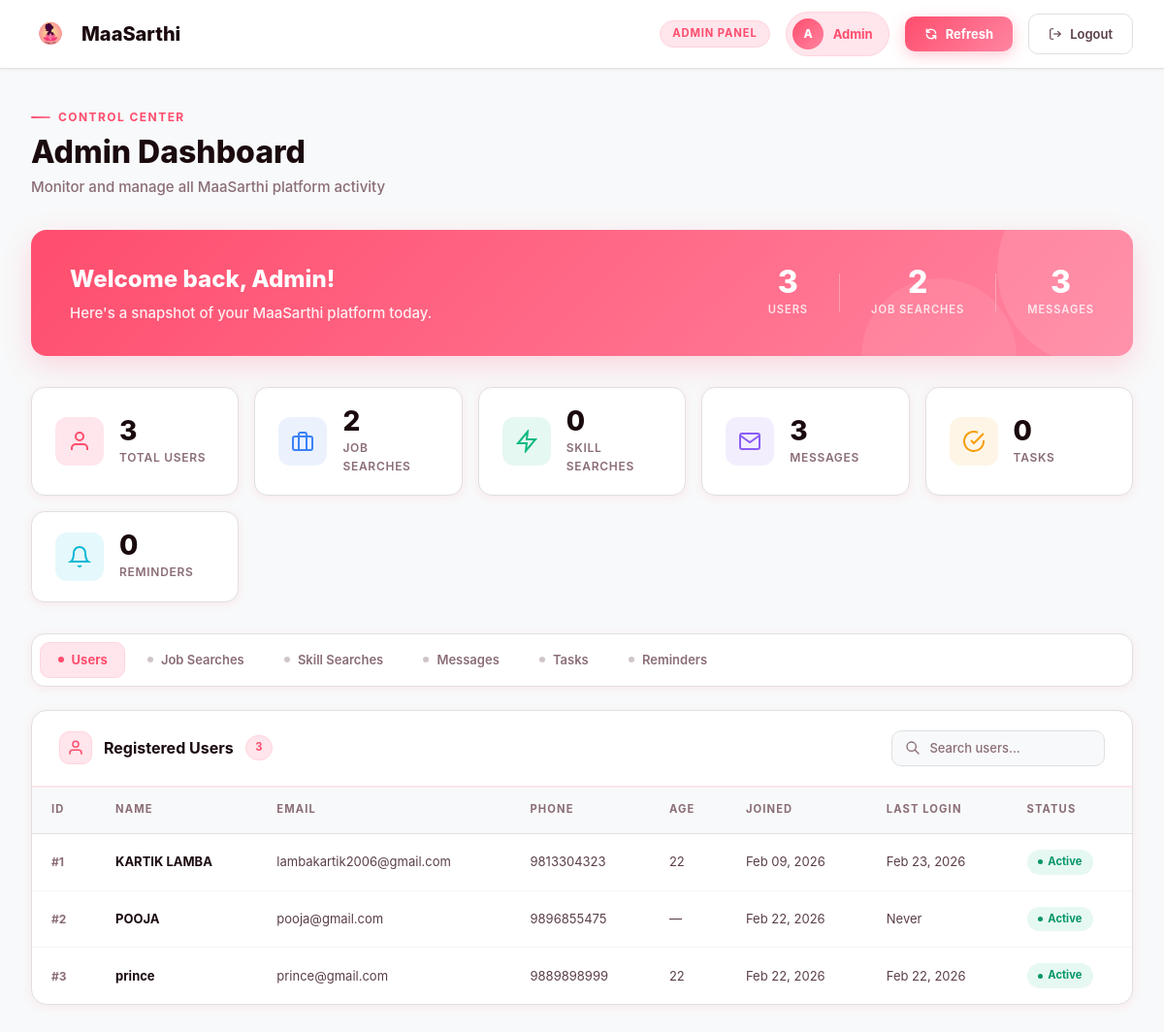
Page /admin (signed in) on the earlier database version.
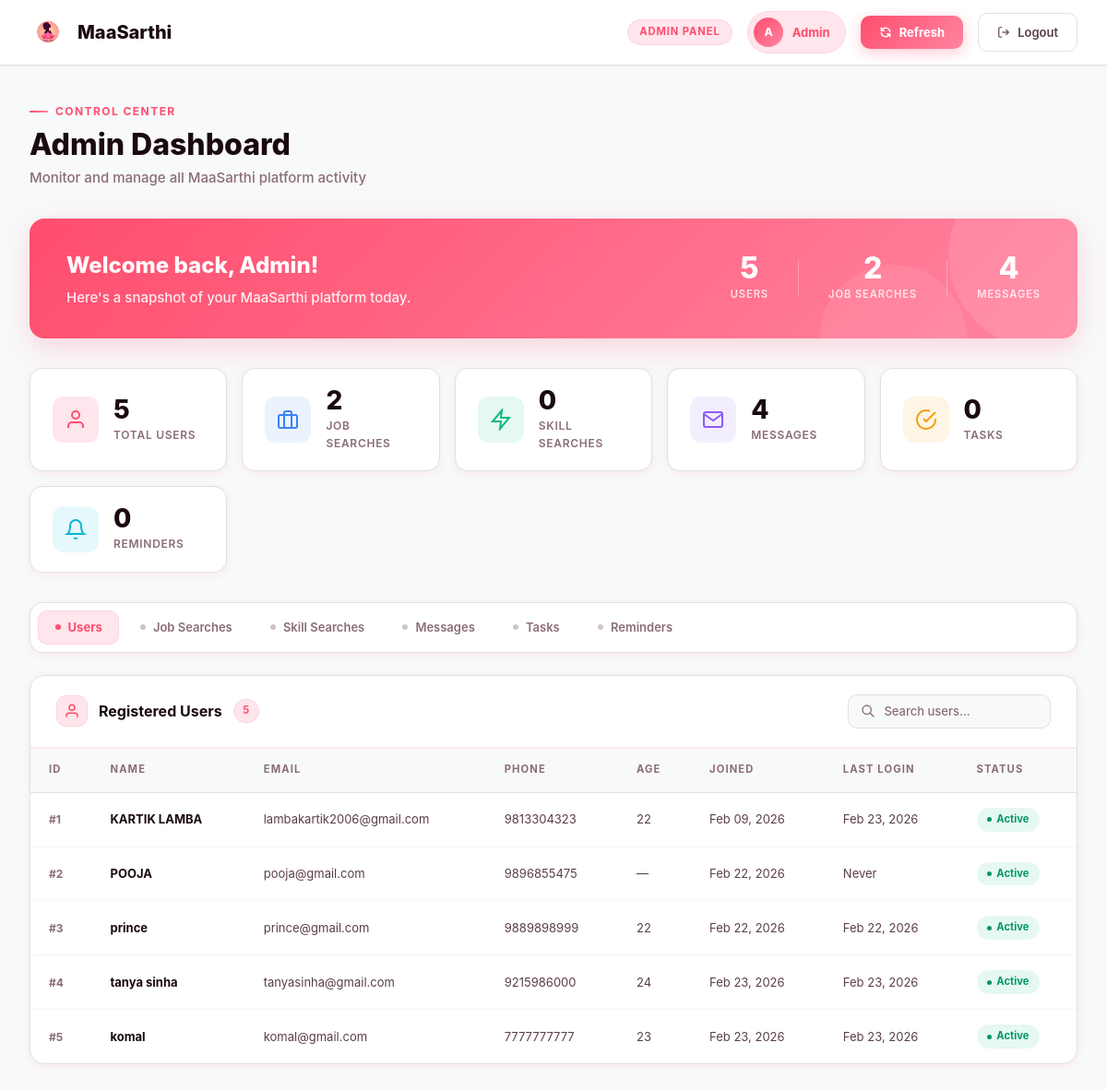
Same page on the later database version.
### app.py (models this page shows, shortened)
class User(db.Model):
    __tablename__ = 'users'
    id = db.Column(db.Integer, primary_key=True, autoincrement=True)
    name = db.Column(db.String(100), nullable=False)
    email = db.Column(db.String(254), unique=True, nullable=False, index=True)
    phone = db.Column(db.String(15), nullable=False)
    password_hash = db.Column(db.String(64), nullable=False)
    salt = db.Column(db.String(64), nullable=False)
    created_at = db.Column(db.DateTime, default=datetime.now)
    last_login = db.Column(db.DateTime, nullable=True)
    is_active = db.Column(db.Boolean, default=True)
    is_verified = db.Column(db.Boolean, default=False)
    tasks = db.relationship('Task', backref='user', lazy=True, cascade='all, delete-orphan')
    reminders = db.relationship('Reminder', backref='user', lazy=True, cascade='all, delete-orphan')

class UserProfile(db.Model):
    __tablename__ = 'user_profiles'
    id = db.Column(db.Integer, primary_key=True, autoincrement=True)
    user_id = db.Column(db.Integer, db.ForeignKey('users.id'), nullable=False, unique=True)
    age = db.Column(db.Integer, nullable=True)
    education = db.Column(db.String(100), nullable=True)
    location = db.Column(db.String(200), nullable=True)
    city_type = db.Column(db.String(50), nullable=True)  # Urban, Semi-Urban, Rural
    preferred_domain = db.Column(db.String(100), nullable=True)
    primary_skill = db.Column(db.String(100), nullable=True)
    work_mode_preference = db.Column(db.String(100), nullable=True)
    available_hours = db.Column(db.Integer, nullable=True)
    number_of_kids = db.Column(db.Integer, nullable=True)
    language_preference = db.Column(db.String(50), nullable=True)
    device_type = db.Column(db.String(50), nullable=True)
    bio = db.Column(db.Text, nullable=True)
    profile_completed = db.Column(db.Boolean, default=False)
    updated_at = db.Column(db.DateTime, default=datetime.now, onupdate=datetime.now)

### app.py (the view)
@app.route('/admin')
def admin_dashboard():
    if not session.get('is_admin'):
        flash('Please login as admin to access the dashboard.', 'error')
        return redirect(url_for('admin_login'))
    users = User.query.all()
    user_profiles = UserProfile.query.all()
    job_searches = JobSearchHistory.query.order_by(JobSearchHistory.created_at.desc()).all()
    skill_searches = SkillSearchHistory.query.order_by(SkillSearchHistory.created_at.desc()).all()
    contact_messages = ContactMessage.query.order_by(ContactMessage.created_at.desc()).all()
    tasks = Task.query.order_by(Task.created_at.desc()).all()
    reminders = Reminder.query.order_by(Reminder.created_at.desc()).all()
    profiles_dict = {p.user_id: p for p in user_profiles}
    stats = {
        'users': len(users),
        'job_searches': len(job_searches),
        'skill_searches': len(skill_searches),
        'messages': len(contact_messages),
        'tasks': len(tasks),
        'reminders': len(reminders)
    }
    return render_template('admin.html',
        users=users,
        profiles_dict=profiles_dict,
        job_searches=job_searches,
        skill_searches=skill_searches,
        contact_messages=contact_messages,
        tasks=tasks,
        reminders=reminders,
        stats=stats
    )

### app.py (called while the page is built)
@app.after_request
def add_security_headers(response):
    response.headers['X-Frame-Options'] = 'SAMEORIGIN'
    response.headers['X-Content-Type-Options'] = 'nosniff'
    response.headers['X-XSS-Protection'] = '1; mode=block'
    response.headers['Referrer-Policy'] = 'strict-origin-when-cross-origin'
    if request.endpoint in ['login', 'signup', 'dashboard']:
        response.headers['Cache-Control'] = 'no-store, no-cache, must-revalidate, max-age=0'
        response.headers['Pragma'] = 'no-cache'
        response.headers['Expires'] = '0'
    return response

@app.before_request
def check_session_validity():
    public_routes = ['login', 'signup', 'index', 'home', 'static', 'contact', 'set_language']
    if request.endpoint in public_routes:
        return
    if 'login_time' in session:
        login_time = datetime.fromisoformat(session['login_time'])
        if datetime.now() - login_time > timedelta(hours=24):
            session.clear()
            return redirect('/login?error=Session+expired.+Please+login+again.')

### templates/admin.html (shortened to what this page needs)
<!DOCTYPE html>
<html lang="en">
<head>
</head>
<body>
<nav class="navbar">
    <div class="nav-inner">
        <a href="/" class="nav-brand">
            <img src="{{ url_for('static', filename='Images/logo.png') }}" alt="MaaSarthi Logo">
            <span>MaaSarthi</span>
        </a>
        <div class="nav-right">
            <span class="nav-badge">Admin Panel</span>
            <div class="nav-admin-pill">
                <div class="admin-avatar">A</div>
                <span class="admin-label">Admin</span>
            </div>
            <button class="btn-refresh" onclick="location.reload()">
                <svg width="14" height="14" viewBox="0 0 24 24" fill="none" stroke="currentColor" stroke-width="2.5">
                    <path stroke-linecap="round" stroke-linejoin="round" d="M4 4v5h.582m15.356 2A8.001 8.001 0 004.582 9m0 0H9m11 11v-5h-.581m0 0a8.003 8.003 0 01-15.357-2m15.357 2H15"/>
                </svg>
                Refresh
            </button>
            <a href="{{ url_for('admin_logout') }}" class="btn-logout">
                <svg width="14" height="14" viewBox="0 0 24 24" fill="none" stroke="currentColor" stroke-width="2">
                    <path d="M9 21H5a2 2 0 01-2-2V5a2 2 0 012-2h4"/>
                    <polyline points="16 17 21 12 16 7"/>
                    <line x1="21" y1="12" x2="9" y2="12"/>
                </svg>
                Logout
            </a>
        </div>
    </div>
</nav>
<div class="main">
    <div class="page-header">
        <div class="page-eyebrow">Control Center</div>
        <h1 class="page-title">Admin Dashboard</h1>
        <p class="page-sub">Monitor and manage all MaaSarthi platform activity</p>
    </div>
    <div class="welcome-banner">
        <div class="banner-text">
            <h2>Welcome back, Admin!</h2>
            <p>Here's a snapshot of your MaaSarthi platform today.</p>
        </div>
        <div class="banner-stats">
            <div class="banner-stat">
                <div class="banner-stat-val" id="bstat-users">{{ stats.users if stats else 0 }}</div>
                <div class="banner-stat-lbl">Users</div>
            </div>
            <div class="banner-stat">
                <div class="banner-stat-val" id="bstat-jobs">{{ stats.job_searches if stats else 0 }}</div>
                <div class="banner-stat-lbl">Job Searches</div>
            </div>
            <div class="banner-stat">
                <div class="banner-stat-val" id="bstat-msgs">{{ stats.messages if stats else 0 }}</div>
                <div class="banner-stat-lbl">Messages</div>
            </div>
        </div>
    </div>
    <div class="stats-grid">
        <div class="stat-card">
            <div class="stat-icon-wrap si-pink">
                <svg width="24" height="24" viewBox="0 0 24 24" fill="none" stroke="var(--primary-pink)" stroke-width="2">
                    <path d="M20 21v-2a4 4 0 00-4-4H8a4 4 0 00-4 4v2"/>
                    <circle cx="12" cy="7" r="4"/>
                </svg>
            </div>
            <div class="stat-info">
                <div class="stat-val" id="sc-users">{{ stats.users if stats else 0 }}</div>
                <div class="stat-lbl">Total Users</div>
            </div>
        </div>
        <div class="stat-card">
            <div class="stat-icon-wrap si-blue">
                <svg width="24" height="24" viewBox="0 0 24 24" fill="none" stroke="var(--blue)" stroke-width="2">
                    <rect x="2" y="7" width="20" height="14" rx="2" ry="2"/>
                    <path d="M16 21V5a2 2 0 00-2-2h-4a2 2 0 00-2 2v16"/>
                </svg>
            </div>
            <div class="stat-info">
                <div class="stat-val" id="sc-jobs">{{ stats.job_searches if stats else 0 }}</div>
                <div class="stat-lbl">Job Searches</div>
            </div>
        </div>
        <div class="stat-card">
            <div class="stat-icon-wrap si-green">
                <svg width="24" height="24" viewBox="0 0 24 24" fill="none" stroke="var(--green)" stroke-width="2">
                    <polygon points="13 2 3 14 12 14 11 22 21 10 12 10 13 2"/>
                </svg>
            </div>
            <div class="stat-info">
                <div class="stat-val" id="sc-skills">{{ stats.skill_searches if stats else 0 }}</div>
                <div class="stat-lbl">Skill Searches</div>
            </div>
        </div>
        <div class="stat-card">
            <div class="stat-icon-wrap si-purple">
                <svg width="24" height="24" viewBox="0 0 24 24" fill="none" stroke="var(--purple)" stroke-width="2">
                    <path d="M4 4h16c1.1 0 2 .9 2 2v12c0 1.1-.9 2-2 2H4c-1.1 0-2-.9-2-2V6c0-1.1.9-2 2-2z"/>
                    <polyline points="22 6 12 13 2 6"/>
                </svg>
            </div>
            <div class="stat-info">
                <div class="stat-val" id="sc-msgs">{{ stats.messages if stats else 0 }}</div>
                <div class="stat-lbl">Messages</div>
            </div>
        </div>
        <div class="stat-card">
            <div class="stat-icon-wrap si-orange">
                <svg width="24" height="24" viewBox="0 0 24 24" fill="none" stroke="var(--orange)" stroke-width="2">
                    <path d="M22 11.08V12a10 10 0 11-5.93-9.14"/>
                    <polyline points="22 4 12 14.01 9 11.01"/>
                </svg>
            </div>
            <div class="stat-info">
                <div class="stat-val" id="sc-tasks">{{ stats.tasks if stats else 0 }}</div>
                <div class="stat-lbl">Tasks</div>
            </div>
        </div>
        <div class="stat-card">
            <div class="stat-icon-wrap si-cyan">
                <svg width="24" height="24" viewBox="0 0 24 24" fill="none" stroke="var(--cyan)" stroke-width="2">
                    <path d="M18 8A6 6 0 006 8c0 7-3 9-3 9h18s-3-2-3-9"/>
                    <path d="M13.73 21a2 2 0 01-3.46 0"/>
                </svg>
            </div>
            <div class="stat-info">
                <div class="stat-val" id="sc-reminders">{{ stats.reminders if stats else 0 }}</div>
                <div class="stat-lbl">Reminders</div>
            </div>
        </div>
    </div>
    <div class="tabs-wrap">
        <button class="tab-btn active" onclick="showPanel('users',this)"><span class="tab-dot"></span>Users</button>
        <button class="tab-btn" onclick="showPanel('job-searches',this)"><span class="tab-dot"></span>Job Searches</button>
        <button class="tab-btn" onclick="showPanel('skill-searches',this)"><span class="tab-dot"></span>Skill Searches</button>
        <button class="tab-btn" onclick="showPanel('contacts',this)"><span class="tab-dot"></span>Messages</button>
        <button class="tab-btn" onclick="showPanel('tasks',this)"><span class="tab-dot"></span>Tasks</button>
        <button class="tab-btn" onclick="showPanel('reminders',this)"><span class="tab-dot"></span>Reminders</button>
    </div>
    <div id="users" class="panel active">
        <div class="panel-card">
            <div class="panel-head">
                <div class="panel-title">
                    <div class="panel-icon">
                        <svg width="18" height="18" viewBox="0 0 24 24" fill="none" stroke="var(--primary-pink)" stroke-width="2">
                            <path d="M20 21v-2a4 4 0 00-4-4H8a4 4 0 00-4 4v2"/>
                            <circle cx="12" cy="7" r="4"/>
                        </svg>
                    </div>
                    Registered Users
                    <span class="panel-count" id="cnt-users">{{ users|length if users else 0 }}</span>
                </div>
                <div class="search-box">
                    <input type="text" placeholder="Search users..." onkeyup="filterTable(this,'users-table')">
                </div>
            </div>
            {% if users %}
            <div class="table-scroll">
                <table id="users-table">
                    <thead><tr><th>ID</th><th>Name</th><th>Email</th><th>Phone</th><th>Age</th><th>Joined</th><th>Last Login</th><th>Status</th></tr></thead>
                    <tbody>
                    {% for user in users %}
                    <tr>
                        <td class="id-cell">#{{ user.id }}</td>
                        <td class="name-cell">{{ user.name }}</td>
                        <td>{{ user.email }}</td>
                        <td>{{ user.phone or '—' }}</td>
                        <td>{{ profiles_dict[user.id].age if profiles_dict.get(user.id) else '—' }}</td>
                        <td>{{ user.created_at.strftime('%b %d, %Y') if user.created_at else '—' }}</td>
                        <td>{{ user.last_login.strftime('%b %d, %Y') if user.last_login else 'Never' }}</td>
                        <td>{% if user.is_active %}<span class="badge badge-success">Active</span>{% else %}<span class="badge badge-warning">Inactive</span>{% endif %}</td>
                    </tr>
                    {% endfor %}
                    </tbody>
                </table>
            </div>
            {% endif %}
        </div>
    </div>
</div>
</body>
</html>

Differences in the rows shown:
added User: id "4", name "tanya sinha", email "tanyasinha@gmail.com", phone "9215986000", created_at "Feb 23, 2026", last_login "Feb 23, 2026", is_active "Active"
added UserProfile: age "24"
added User: id "5", name "komal", email "komal@gmail.com", phone "7777777777", created_at "Feb 23, 2026", last_login "Feb 23, 2026", is_active "Active"
added UserProfile: age "23"
Other differences:
{{ stats.users if stats else 0 }}: "3" → "5"
{{ stats.messages if stats else 0 }}: "3" → "4"
{{ users|length if users else 0 }}: "3" → "5"
